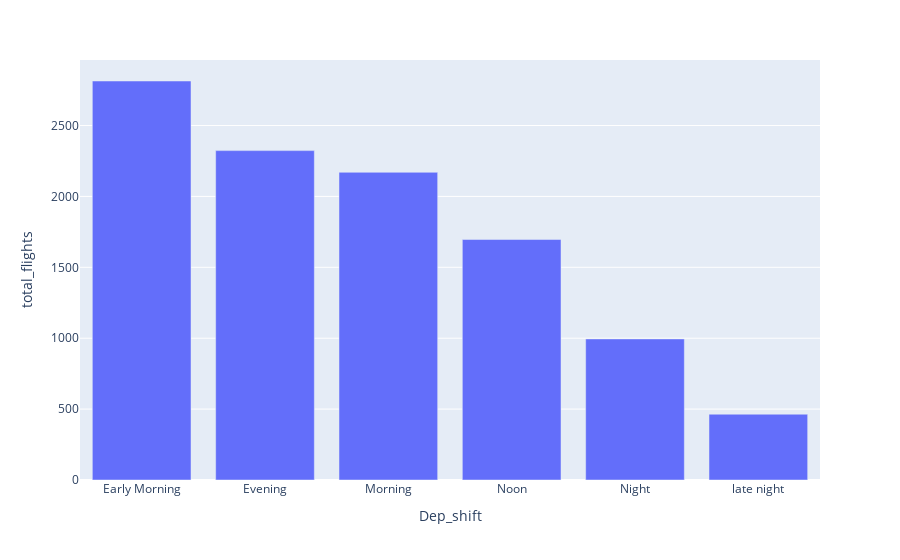

The notebook cell saved with this chart:
### Code cell
px.bar(counts, x='Dep_shift', y='total_flights')

### Figure 1 — Plotly figure (JSON) as saved in the notebook; plotly's stock layout.template omitted (floating-point values rounded to 4 significant figures)
{"data": [{"alignmentgroup": "True", "hovertemplate": "Dep_shift=%{x}<br>total_flights=%{y}<extra></extra>", "legendgroup": "", "marker": {"color": "#636efa", "pattern": {"shape": ""}}, "name": "", "offsetgroup": "", "orientation": "v", "showlegend": false, "textposition": "auto", "type": "bar", "x": ["Early Morning", "Evening", "Morning", "Noon", "Night", "late night"], "xaxis": "x", "y": [2814, 2323, 2170, 1696, 995, 464], "yaxis": "y"}], "layout": {"barmode": "relative", "legend": {"tracegroupgap": 0}, "margin": {"t": 60}, "xaxis": {"anchor": "y", "domain": [0, 1], "title": {"text": "Dep_shift"}}, "yaxis": {"anchor": "x", "domain": [0, 1], "title": {"text": "total_flights"}}}}
